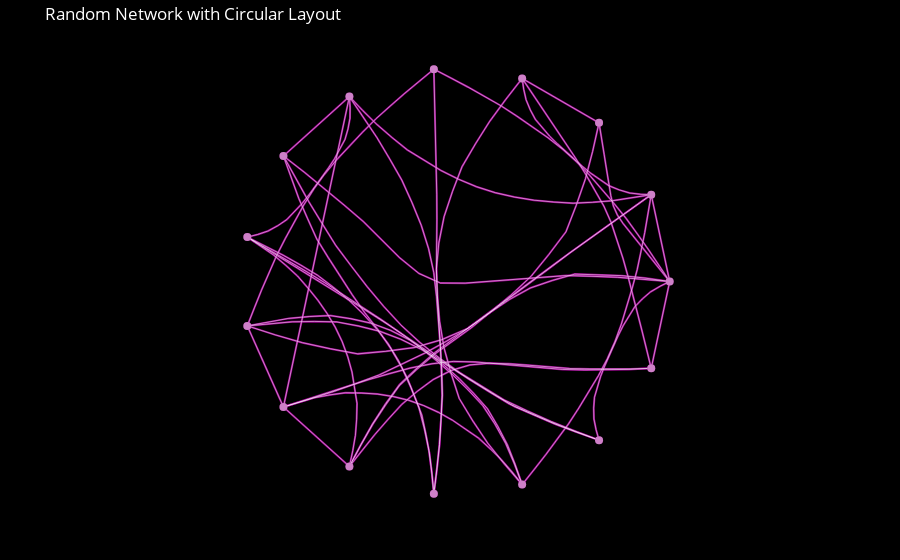

The code cell stored with this chart in its notebook:
### Code cell
# Visualize
fig = plot_bundled_edges(random_bundled, random_coords, title="Random Network with Circular Layout")
fig.show()
